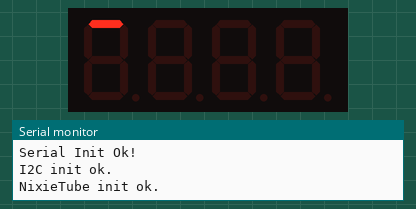
Recording of a program running on a simulated ESP8266 (NodeMCU). Parts: 4-digit seven-segment display, the last lines printed to the serial monitor. WiFi joins after 1.5 s; servers stay silent unless stated; network time is answered at once with the bench clock; the local clock reads 2024-03-15 10:24:30 at power-on unless the program sets it.

Above: at 0.1 s.
At 0.8 s:
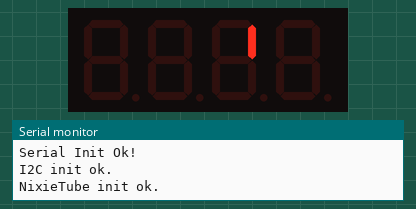
At 1.5 s:
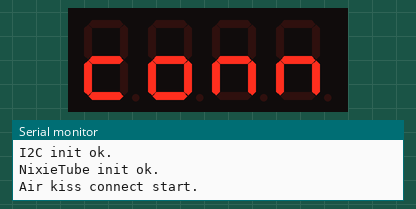
At 3.3 s:
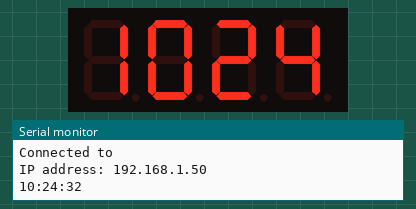
At 31.09 s:
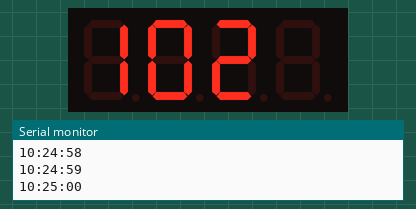
At 39.0 s:
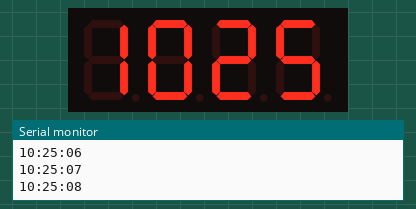

The program:

main.cpp
```cpp
#include <NTPClient.h>
#include <ESP8266WiFi.h>
#include <WiFiUdp.h>
#include <Wire.h>
#include <TM1650.h>
#include <air_kiss_connect.h>

WiFiUDP ntpUDP;


#define NTP_SERVER_ADDR   "ntp.sjtu.edu.cn" // NTP服务器地址，可自行修改
#define NTP_UPDATE_SECS   (8*60*60)         // 8小时同步一次时间

// NTP服务器地址和同步间隔时间
NTPClient timeClient(ntpUDP, NTP_SERVER_ADDR, NTP_UPDATE_SECS);

// 驱动数码管的TM1650的I2C总线端口
#define TM1650_SDA  9
#define TM1650_SCL  10

// 数码管小数点和冒号的数组下标
// 使用4位共阴带冒号的时钟数码管
// 不同型号的数码管点位不同，控制方式也会有所不同
#define TM1650_DOT_POS        0
#define TM1650_SEMICOLON_POS  1

// 数码管对象实例
TM1650  NixieTube(4);

// AirKissConnect的状态回调函数
void def_tick_fun(String str) {
  static bool dot;
  if(str.equalsIgnoreCase("START")) {
    NixieTube.clear();
    NixieTube.displayString((char*)"conn");
  }
  else if(str.equalsIgnoreCase("SMART")) {
    NixieTube.clear();
    NixieTube.displayString((char*)"smrt");
  }
  else if(str.equalsIgnoreCase("Success")) {
    NixieTube.clear();
    NixieTube.displayString((char*)"done");
  }
  else if(str.equalsIgnoreCase(".")) {
    dot = !dot;
    NixieTube.setDot(TM1650_SEMICOLON_POS, dot);
  }
}

void I2C_init(uint8_t sda_pin, uint8_t scl_pin) {
  // TM1650 I2C总线设置为上拉
  pinMode(sda_pin, INPUT_PULLUP);
  pinMode(scl_pin, INPUT_PULLUP);

  // 初始化并启动I2C总线
  Wire.begin(sda_pin, scl_pin);
}

// 数码管显示剩余时间
void show_timer(NTPClient &ntp_time) {
  // 上一次的显示内容
  static char lastStr[5] = "    ";

  // 显示缓存
  char str[5];
  // 打印显示字符串
  sprintf(str, "%02d%02d", ntp_time.getHours(), ntp_time.getMinutes());
  // sprintf(str, "%02d%02d", ntp_time.getMinutes(), ntp_time.getSeconds());

  char tmpStr[5];
  tmpStr[0] = lastStr[0] == str[0]?lastStr[0]:' ';
  tmpStr[1] = lastStr[1] == str[1]?lastStr[1]:' ';
  tmpStr[2] = lastStr[2] == str[2]?lastStr[2]:' ';
  tmpStr[3] = lastStr[3] == str[3]?lastStr[3]:' ';
  tmpStr[4] = 0x00;
  char oldStr[5];
  strcpy(oldStr, lastStr);
  strcpy(lastStr, str);

  // 根据秒数的奇偶来切换":"显示
  str[TM1650_SEMICOLON_POS] |= (ntp_time.getSeconds()%2)?0x80:0x00;
  tmpStr[TM1650_SEMICOLON_POS] |= (ntp_time.getSeconds()%2)?0x80:0x00;
  oldStr[TM1650_SEMICOLON_POS] |= (ntp_time.getSeconds()%2)?0x80:0x00;

  const int perMs = 1;
  const int xtimes = 10;
  const int dlyMs = perMs * xtimes * xtimes / 2;
  // 显示
  // 旧值渐暗
  for(int i = 0; i < xtimes; i++) {
    NixieTube.displayString(oldStr);
    delay((xtimes - i) * perMs);
    NixieTube.displayString(tmpStr);
    delay(i * perMs);
  }
  delay(dlyMs);
  // 新值渐亮
  for(int i = 0; i < xtimes; i++) {
    NixieTube.displayString(tmpStr);
    delay((xtimes - i) * perMs);
    NixieTube.displayString(str);
    delay(i * perMs);
  }

  // NixieTube.displayString(str);
}

void show_start() {
  uint8_t v = 0x01;
  for(int d = 0; d < 4; d++) {
    v = 1;
    NixieTube.clear();
    for(int i = 0; i < 7; i++) {
      NixieTube.setPosition(d, v);
      v <<= 1;
      delay(50);
    }
  }
}

void setup(){
  Serial.begin(115200);

  Serial.println("Serial Init Ok!");

  // 初始化I2C总线
  I2C_init(TM1650_SDA, TM1650_SCL);

  Serial.println("I2C init ok.");
  // 初始化数码管
  NixieTube.init();
  Serial.println("NixieTube init ok.");
  // 设置数码管亮度
  NixieTube.setBrightness(3);

  show_start();

  Serial.println("Air kiss connect start.");
  // 调用AirKissConnect配置无线网络，回调函数用来处理返回内容
  air_kiss_connect(def_tick_fun);

  // Wait for connection
  if(WiFi.status() != WL_CONNECTED) {
    Serial.println("Can not connect to WIFI!");
    NixieTube.displayString((char*)"Err ");
  }
  else {
    Serial.println("");
    Serial.print("Connected to ");
    Serial.println(WiFi.SSID());
    Serial.print("IP address: ");
    Serial.println(WiFi.localIP());
  }

  // 启动NTP连接获取同步时间
  timeClient.begin();
}

void clock_loop() {
  static uint32_t time_out = 0; // 刷新时间控制
  uint32_t now_mill = millis(); // 当前的系统时间

  // 如果系统计时器溢出
  if(now_mill >= time_out) {
    // 设定下次刷新的时间点（1s以后再次刷新）
    time_out = now_mill + 1000;
    // 更新TNP时间
    timeClient.update();

    Serial.println(timeClient.getFormattedTime());
    // 显示时间
    show_timer(timeClient);
  }
}

void loop() {
  clock_loop();
}
```

air_kiss_connect.h
```cpp
#ifndef _AIR_KISS_CONNECT_H_
#define _AIR_KISS_CONNECT_H_

void air_kiss_connect(void (*tick_fun)(String));

#endif
```

air_kiss.cpp
```cpp
#include <Arduino.h>
#ifdef ESP32
#include <WiFi.h>
#else
#include <ESP8266WiFi.h>
#endif

#ifdef _USER_SSID_
const String ssid = "my_ssid_xxxx";
const String pwd = "my_wifi_password";
#endif

void air_kiss_connect(void (*tick_fun)(String))
{
    int cnt = 0;

    WiFi.mode(WIFI_STA);

#ifdef _USER_SSID_
    WiFi.begin(ssid, pwd);
#else
    WiFi.begin();
#endif
    tick_fun("START");
    while (WiFi.status() != WL_CONNECTED)
    {
        delay(500);
        tick_fun(".");
        if (cnt++ >= 30)
        {
            tick_fun("SMART");
            WiFi.beginSmartConfig();
            while (true)
            {
                delay(1000);
                if (WiFi.smartConfigDone())
                {
                    tick_fun("Success");
                    // Serial.println("SmartConfig Success");
                    while (WiFi.status() != WL_CONNECTED);
                    break;
                }
            }
        }
    }
}
```
